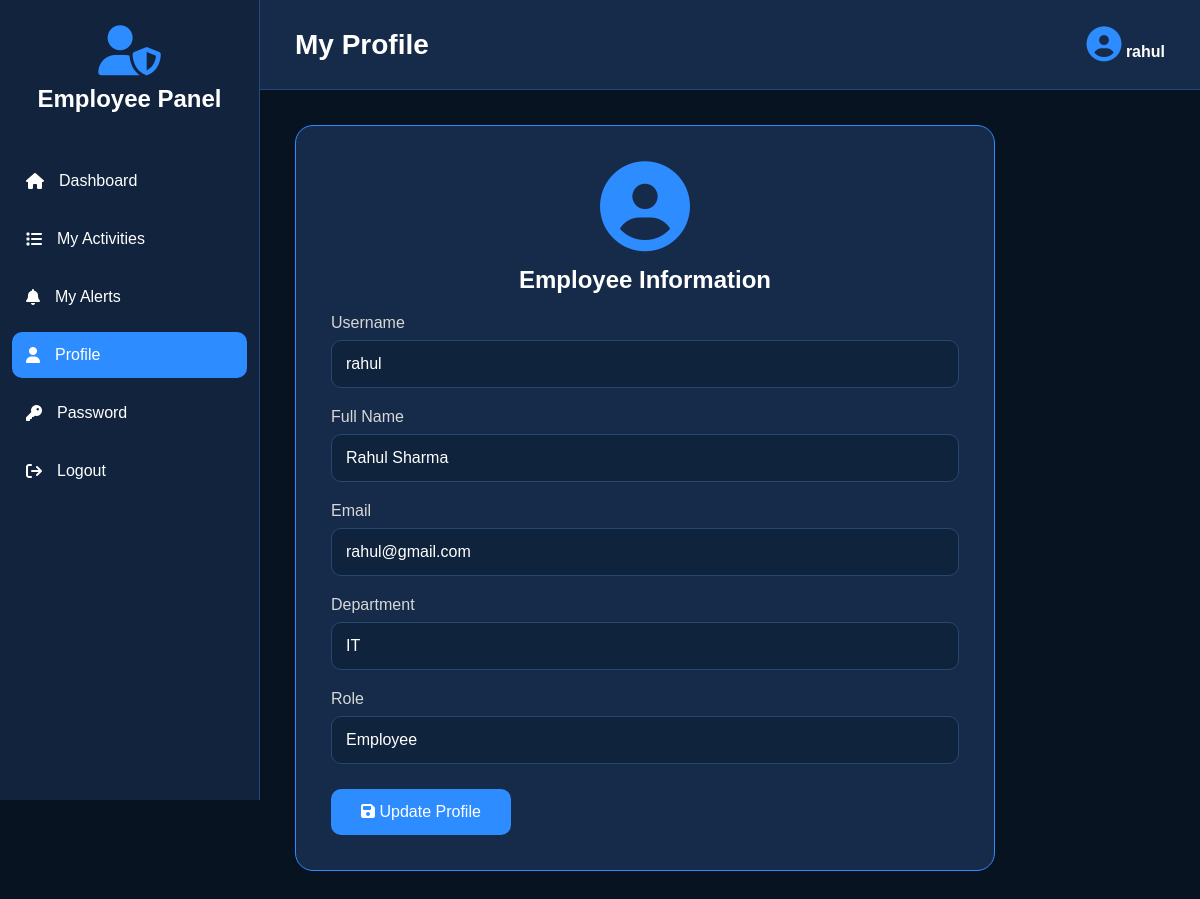
The app's page /employee_profile (signed in), older data.
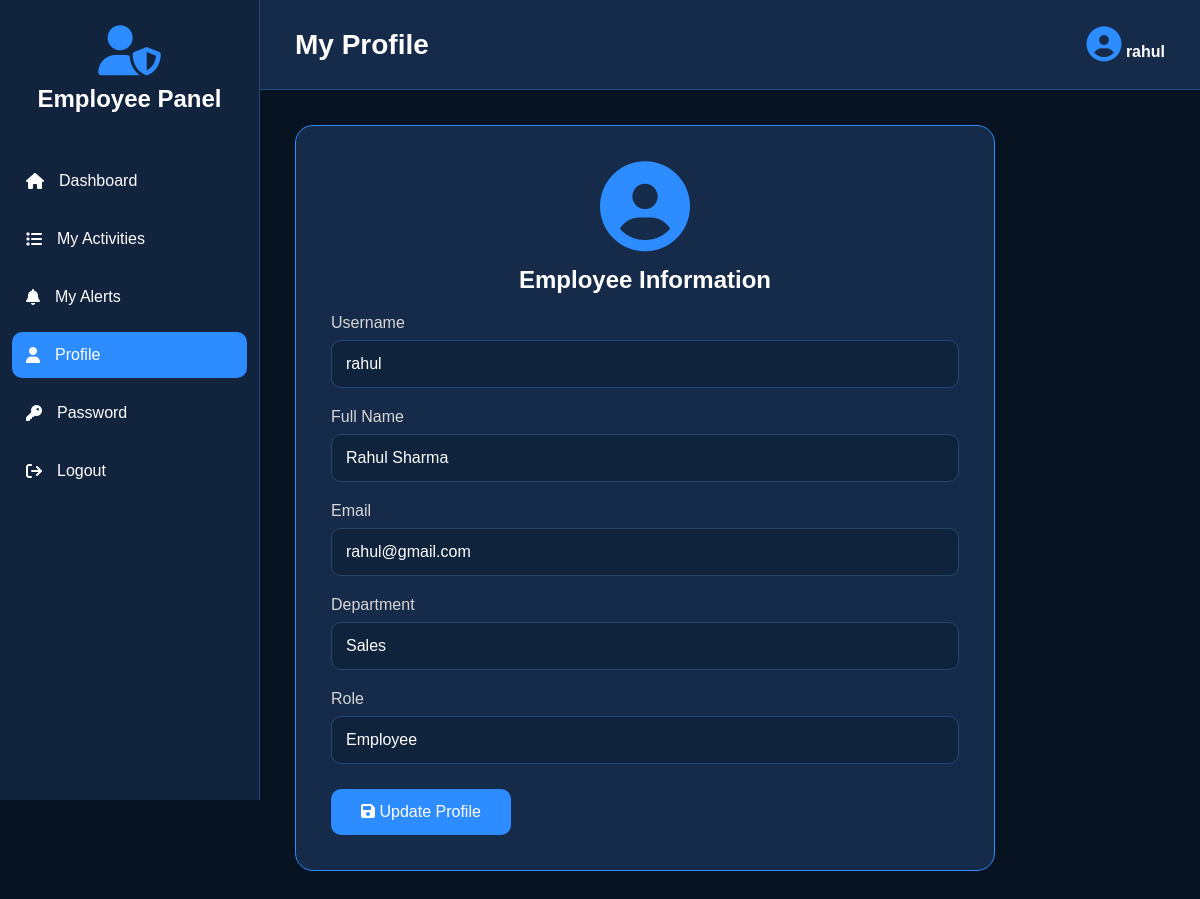
The same page, newer data.
### tables this page shows
CREATE TABLE users (
            id INTEGER PRIMARY KEY AUTOINCREMENT,
            username TEXT UNIQUE NOT NULL,
            password TEXT NOT NULL,
            fullname TEXT,
            email TEXT,
            department TEXT,
            role TEXT DEFAULT 'Employee'
        );

### app.py (the view, shortened to what this page needs)
@app.route("/employee_profile", methods=["GET", "POST"])
def employee_profile():
    if not login_required():
        return redirect("/")
    username = session["username"]
    conn = get_db()
    user = conn.execute(
        "SELECT * FROM users WHERE username=?", (username,)
    ).fetchone()
    conn.close()
    return render_template("employee_profile.html", user=user)

### app.py (called while the page is built)
def login_required():
    return "username" in session

### database.py (called while the page is built)
def get_db():
    conn = sqlite3.connect(DATABASE)
    conn.row_factory = sqlite3.Row
    return conn

### templates/employee_profile.html (shortened to what this page needs)
<!DOCTYPE html>
<html lang="en">
<head>
<link rel="stylesheet"
href="https://cdnjs.cloudflare.com/ajax/libs/font-awesome/6.5.2/css/all.min.css">
</head>
<body>
<div class="sidebar">
<div class="logo">
<i class="fa-solid fa-user-shield"></i>
<h2>Employee Panel</h2>
</div>
<ul>
<li>
<a href="/employee_dashboard">
<i class="fa fa-home"></i>
<span>Dashboard</span>
</a>
</li>
<li>
<a href="/employee_activity">
<i class="fa fa-list"></i>
<span>My Activities</span>
</a>
</li>
<li>
<a href="/employee_alerts">
<i class="fa fa-bell"></i>
<span>My Alerts</span>
</a>
</li>
<li>
<a href="/employee_profile" class="active">
<i class="fa fa-user"></i>
<span>Profile</span>
</a>
</li>
<li>
<a href="/change_password">
<i class="fa fa-key"></i>
<span>Password</span>
</a>
</li>
<li>
<a href="/logout">
<i class="fa fa-sign-out"></i>
<span>Logout</span>
</a>
</li>
</ul>
</div>
<div class="main">
<div class="header">
<h1>
My Profile
</h1>
<div class="profile">
<i class="fa fa-circle-user"></i>
<b>{{user.username}}</b>
</div>
</div>
<div class="content">
<div class="profile-box">
<div class="profile-icon">
<i class="fa fa-user-circle"></i>
<h2 style="margin-top:15px;">
Employee Information
</h2>
</div>
<form method="POST">
<div class="form-group">
<label>Username</label>
<input type="text"
value="{{user.username}}"
readonly>
</div>
<div class="form-group">
<label>Full Name</label>
<input type="text"
name="fullname"
value="{{user.fullname}}">
</div>
<div class="form-group">
<label>Email</label>
<input type="email"
name="email"
value="{{user.email}}">
</div>
<div class="form-group">
<label>Department</label>
<input type="text"
name="department"
value="{{user.department}}">
</div>
<div class="form-group">
<label>Role</label>
<input type="text"
value="{{user.role}}"
readonly>
</div>
<button type="submit">
<i class="fa fa-save"></i>
Update Profile
</button>
</form>
</div>
</div>
</div>
</body>
</html>

Row changes from the older to the newer data that the page shows:
changed users "rahul": department "IT" → "Sales"
